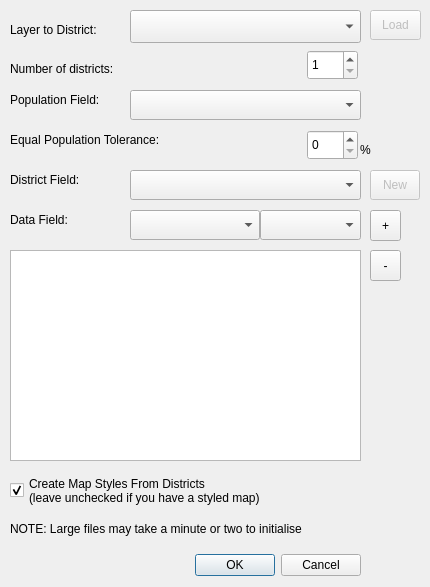
<?xml version="1.0" encoding="UTF-8"?>
<ui version="4.0">
 <class>ArrowsmithRedistrictDlgParameter</class>
 <widget class="QDialog" name="ArrowsmithRedistrictDlgParameter">
  <property name="geometry">
   <rect>
    <x>0</x>
    <y>0</y>
    <width>430</width>
    <height>587</height>
   </rect>
  </property>
  <property name="windowTitle">
   <string>Redistricting Parameters</string>
  </property>
  <widget class="QDialogButtonBox" name="boxButton">
   <property name="geometry">
    <rect>
     <x>20</x>
     <y>550</y>
     <width>341</width>
     <height>30</height>
    </rect>
   </property>
   <property name="orientation">
    <enum>Qt::Horizontal</enum>
   </property>
   <property name="standardButtons">
    <set>QDialogButtonBox::Cancel|QDialogButtonBox::Ok</set>
   </property>
  </widget>
  <widget class="QComboBox" name="cmbActiveLayer">
   <property name="geometry">
    <rect>
     <x>130</x>
     <y>10</y>
     <width>231</width>
     <height>33</height>
    </rect>
   </property>
  </widget>
  <widget class="QSpinBox" name="inpDistricts">
   <property name="geometry">
    <rect>
     <x>307</x>
     <y>50</y>
     <width>51</width>
     <height>30</height>
    </rect>
   </property>
   <property name="minimum">
    <number>1</number>
   </property>
   <property name="maximum">
    <number>999</number>
   </property>
  </widget>
  <widget class="QComboBox" name="cmbPopField">
   <property name="geometry">
    <rect>
     <x>130</x>
     <y>90</y>
     <width>231</width>
     <height>30</height>
    </rect>
   </property>
  </widget>
  <widget class="QComboBox" name="cmbDistField">
   <property name="geometry">
    <rect>
     <x>130</x>
     <y>170</y>
     <width>231</width>
     <height>30</height>
    </rect>
   </property>
  </widget>
  <widget class="QLabel" name="label">
   <property name="geometry">
    <rect>
     <x>10</x>
     <y>60</y>
     <width>231</width>
     <height>17</height>
    </rect>
   </property>
   <property name="text">
    <string>Number of districts:</string>
   </property>
  </widget>
  <widget class="QLabel" name="label_2">
   <property name="geometry">
    <rect>
     <x>10</x>
     <y>90</y>
     <width>121</width>
     <height>20</height>
    </rect>
   </property>
   <property name="text">
    <string>Population Field:</string>
   </property>
  </widget>
  <widget class="QLabel" name="label_3">
   <property name="geometry">
    <rect>
     <x>10</x>
     <y>170</y>
     <width>121</width>
     <height>20</height>
    </rect>
   </property>
   <property name="text">
    <string>District Field:</string>
   </property>
  </widget>
  <widget class="QLabel" name="label_4">
   <property name="geometry">
    <rect>
     <x>10</x>
     <y>20</y>
     <width>130</width>
     <height>20</height>
    </rect>
   </property>
   <property name="text">
    <string>Layer to District:</string>
   </property>
   <property name="textFormat">
    <enum>Qt::PlainText</enum>
   </property>
  </widget>
  <widget class="QCheckBox" name="chkStyleMap">
   <property name="geometry">
    <rect>
     <x>10</x>
     <y>470</y>
     <width>351</width>
     <height>41</height>
    </rect>
   </property>
   <property name="text">
    <string>Create Map Styles From Districts
(leave unchecked if you have a styled map)</string>
   </property>
   <property name="checked">
    <bool>true</bool>
   </property>
  </widget>
  <widget class="QComboBox" name="cmbDataField">
   <property name="geometry">
    <rect>
     <x>130</x>
     <y>210</y>
     <width>130</width>
     <height>30</height>
    </rect>
   </property>
  </widget>
  <widget class="QLabel" name="label_7">
   <property name="geometry">
    <rect>
     <x>10</x>
     <y>130</y>
     <width>291</width>
     <height>20</height>
    </rect>
   </property>
   <property name="text">
    <string>Equal Population Tolerance:</string>
   </property>
  </widget>
  <widget class="QSpinBox" name="inpTolerance">
   <property name="geometry">
    <rect>
     <x>307</x>
     <y>130</y>
     <width>51</width>
     <height>30</height>
    </rect>
   </property>
   <property name="minimum">
    <number>0</number>
   </property>
   <property name="maximum">
    <number>100</number>
   </property>
   <property name="value">
    <number>0</number>
   </property>
  </widget>
  <widget class="QLabel" name="label_8">
   <property name="geometry">
    <rect>
     <x>360</x>
     <y>140</y>
     <width>16</width>
     <height>20</height>
    </rect>
   </property>
   <property name="text">
    <string>%</string>
   </property>
  </widget>
  <widget class="QComboBox" name="cmbDataType">
   <property name="geometry">
    <rect>
     <x>260</x>
     <y>210</y>
     <width>101</width>
     <height>30</height>
    </rect>
   </property>
  </widget>
  <widget class="QLabel" name="label_5">
   <property name="geometry">
    <rect>
     <x>10</x>
     <y>210</y>
     <width>121</width>
     <height>20</height>
    </rect>
   </property>
   <property name="text">
    <string>Data Field:</string>
   </property>
  </widget>
  <widget class="QToolButton" name="btnAddDataField">
   <property name="geometry">
    <rect>
     <x>370</x>
     <y>210</y>
     <width>31</width>
     <height>31</height>
    </rect>
   </property>
   <property name="text">
    <string>+</string>
   </property>
  </widget>
  <widget class="QToolButton" name="btnRemoveDataField">
   <property name="geometry">
    <rect>
     <x>370</x>
     <y>250</y>
     <width>31</width>
     <height>31</height>
    </rect>
   </property>
   <property name="text">
    <string>-</string>
   </property>
  </widget>
  <widget class="QToolButton" name="btnLoadParameters">
   <property name="enabled">
    <bool>false</bool>
   </property>
   <property name="geometry">
    <rect>
     <x>370</x>
     <y>10</y>
     <width>51</width>
     <height>30</height>
    </rect>
   </property>
   <property name="text">
    <string>Load</string>
   </property>
  </widget>
  <widget class="QTableWidget" name="tblDataFields">
   <property name="geometry">
    <rect>
     <x>10</x>
     <y>250</y>
     <width>351</width>
     <height>211</height>
    </rect>
   </property>
   <property name="selectionMode">
    <enum>QAbstractItemView::SingleSelection</enum>
   </property>
   <property name="selectionBehavior">
    <enum>QAbstractItemView::SelectRows</enum>
   </property>
   <property name="showGrid">
    <bool>false</bool>
   </property>
   <attribute name="horizontalHeaderVisible">
    <bool>false</bool>
   </attribute>
   <attribute name="verticalHeaderVisible">
    <bool>false</bool>
   </attribute>
  </widget>
  <widget class="QToolButton" name="btnCreateNewField">
   <property name="enabled">
    <bool>false</bool>
   </property>
   <property name="geometry">
    <rect>
     <x>370</x>
     <y>170</y>
     <width>50</width>
     <height>30</height>
    </rect>
   </property>
   <property name="text">
    <string>New</string>
   </property>
  </widget>
  <widget class="QLabel" name="label_9">
   <property name="geometry">
    <rect>
     <x>10</x>
     <y>520</y>
     <width>391</width>
     <height>17</height>
    </rect>
   </property>
   <property name="text">
    <string>NOTE: Large files may take a minute or two to initialise</string>
   </property>
  </widget>
 </widget>
 <resources/>
 <connections>
  <connection>
   <sender>boxButton</sender>
   <signal>accepted()</signal>
   <receiver>ArrowsmithRedistrictDlgParameter</receiver>
   <slot>accept()</slot>
   <hints>
    <hint type="sourcelabel">
     <x>248</x>
     <y>254</y>
    </hint>
    <hint type="destinationlabel">
     <x>157</x>
     <y>274</y>
    </hint>
   </hints>
  </connection>
  <connection>
   <sender>boxButton</sender>
   <signal>rejected()</signal>
   <receiver>ArrowsmithRedistrictDlgParameter</receiver>
   <slot>reject()</slot>
   <hints>
    <hint type="sourcelabel">
     <x>316</x>
     <y>260</y>
    </hint>
    <hint type="destinationlabel">
     <x>286</x>
     <y>274</y>
    </hint>
   </hints>
  </connection>
 </connections>
</ui>
